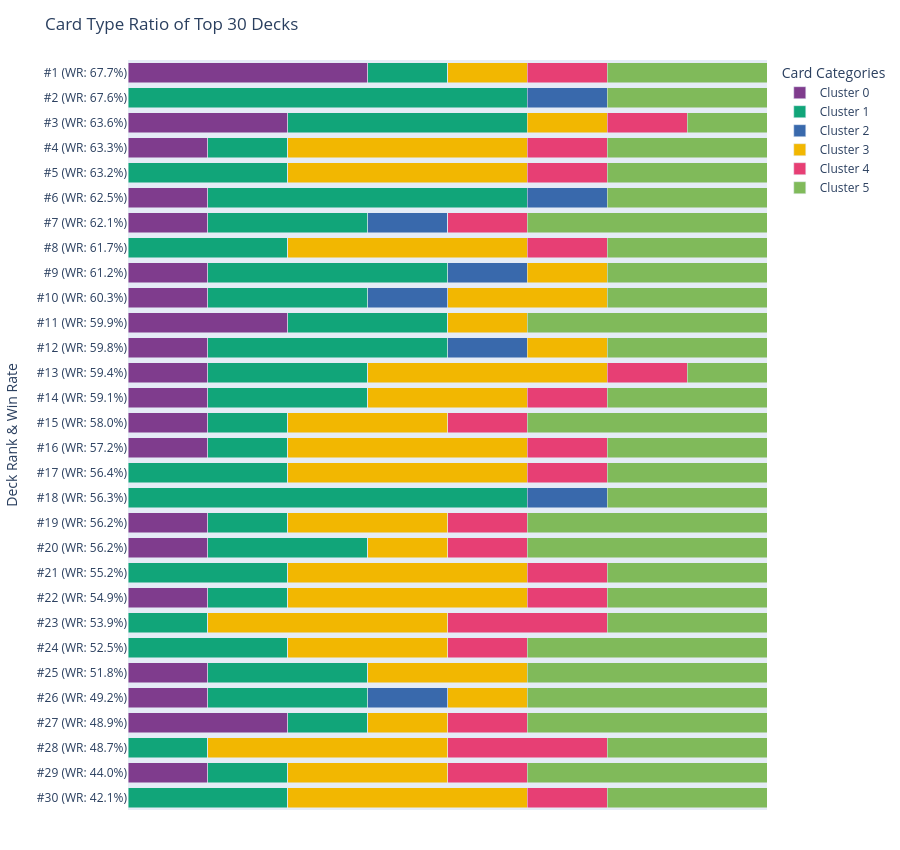

Source (notebook cell):
### Code cell
# Bar Chart of Deck Ratios
card_to_cluster = dict(zip(cards_df['name'], cards_df['Cluster']))
deck_clusters = decks_df.iloc[:, :8].map(lambda x: card_to_cluster.get(x, np.nan))

cluster_counts = deck_clusters.apply(lambda row: row.value_counts(), axis=1).fillna(0).astype(int)
cluster_counts = cluster_counts.reindex(columns=sorted(cluster_counts.columns))
cluster_counts.columns = [f"Cluster {int(c)}" for c in cluster_counts.columns]

cluster_ratios = cluster_counts.div(8)

decks_sorted = decks_df.sort_values(by='Win Rate', ascending=False).reset_index(drop=True)
cluster_ratios['Deck'] = [f"#{i+1} (WR: {row['Win Rate']}%)" for i, row in decks_sorted.iterrows()]

df_long = cluster_ratios.melt(id_vars='Deck', var_name='Cluster', value_name='Ratio')

fig = px.bar(
    df_long, 
    x='Ratio', 
    y='Deck', 
    color='Cluster', 
    orientation='h',
    title='Card Type Ratio of Top 30 Decks',
    labels={'Deck': 'Deck Rank & Win Rate'},
    category_orders={'Deck': cluster_ratios['Deck']} ,
    color_discrete_sequence=px.colors.qualitative.Bold
)

fig.update_layout(
    barmode='stack',
    height=850,
    xaxis=dict(visible=False, range=[0, 1]),
    margin=dict(l=120, r=40, t=60, b=40),
    legend_title_text='Card Categories',
    hovermode='y unified'
)

#fig.write_html('./graphs/card_type_ratio.html')
fig.show()

### Figure 1 — Plotly figure (JSON) as saved in the notebook; plotly's stock layout.template omitted (floating-point values rounded to 4 significant figures)
{"data": [{"hovertemplate": "Cluster=Cluster 0<br>Ratio=%{x}<br>Deck Rank & Win Rate=%{y}<extra></extra>", "legendgroup": "Cluster 0", "marker": {"color": "rgb(127, 60, 141)", "pattern": {"shape": ""}}, "name": "Cluster 0", "orientation": "h", "showlegend": true, "textposition": "auto", "type": "bar", "x": [0.375, 0.0, 0.25, 0.125, 0.0, 0.125, 0.125, 0.0, 0.125, 0.125, 0.25, 0.125, 0.125, 0.125, 0.125, 0.125, 0.0, 0.0, 0.125, 0.125, 0.0, 0.125, 0.0, 0.0, 0.125, 0.125, 0.25, 0.0, 0.125, 0.0], "xaxis": "x", "y": ["#1 (WR: 67.7%)", "#2 (WR: 67.6%)", "#3 (WR: 63.6%)", "#4 (WR: 63.3%)", "#5 (WR: 63.2%)", "#6 (WR: 62.5%)", "#7 (WR: 62.1%)", "#8 (WR: 61.7%)", "#9 (WR: 61.2%)", "#10 (WR: 60.3%)", "#11 (WR: 59.9%)", "#12 (WR: 59.8%)", "#13 (WR: 59.4%)", "#14 (WR: 59.1%)", "#15 (WR: 58.0%)", "#16 (WR: 57.2%)", "#17 (WR: 56.4%)", "#18 (WR: 56.3%)", "#19 (WR: 56.2%)", "#20 (WR: 56.2%)", "#21 (WR: 55.2%)", "#22 (WR: 54.9%)", "#23 (WR: 53.9%)", "#24 (WR: 52.5%)", "#25 (WR: 51.8%)", "#26 (WR: 49.2%)", "#27 (WR: 48.9%)", "#28 (WR: 48.7%)", "#29 (WR: 44.0%)", "#30 (WR: 42.1%)"], "yaxis": "y"}, {"hovertemplate": "Cluster=Cluster 1<br>Ratio=%{x}<br>Deck Rank & Win Rate=%{y}<extra></extra>", "legendgroup": "Cluster 1", "marker": {"color": "rgb(17, 165, 121)", "pattern": {"shape": ""}}, "name": "Cluster 1", "orientation": "h", "showlegend": true, "textposition": "auto", "type": "bar", "x": [0.125, 0.625, 0.375, 0.125, 0.25, 0.5, 0.25, 0.25, 0.375, 0.25, 0.25, 0.375, 0.25, 0.25, 0.125, 0.125, 0.25, 0.625, 0.125, 0.25, 0.25, 0.125, 0.125, 0.25, 0.25, 0.25, 0.125, 0.125, 0.125, 0.25], "xaxis": "x", "y": ["#1 (WR: 67.7%)", "#2 (WR: 67.6%)", "#3 (WR: 63.6%)", "#4 (WR: 63.3%)", "#5 (WR: 63.2%)", "#6 (WR: 62.5%)", "#7 (WR: 62.1%)", "#8 (WR: 61.7%)", "#9 (WR: 61.2%)", "#10 (WR: 60.3%)", "#11 (WR: 59.9%)", "#12 (WR: 59.8%)", "#13 (WR: 59.4%)", "#14 (WR: 59.1%)", "#15 (WR: 58.0%)", "#16 (WR: 57.2%)", "#17 (WR: 56.4%)", "#18 (WR: 56.3%)", "#19 (WR: 56.2%)", "#20 (WR: 56.2%)", "#21 (WR: 55.2%)", "#22 (WR: 54.9%)", "#23 (WR: 53.9%)", "#24 (WR: 52.5%)", "#25 (WR: 51.8%)", "#26 (WR: 49.2%)", "#27 (WR: 48.9%)", "#28 (WR: 48.7%)", "#29 (WR: 44.0%)", "#30 (WR: 42.1%)"], "yaxis": "y"}, {"hovertemplate": "Cluster=Cluster 2<br>Ratio=%{x}<br>Deck Rank & Win Rate=%{y}<extra></extra>", "legendgroup": "Cluster 2", "marker": {"color": "rgb(57, 105, 172)", "pattern": {"shape": ""}}, "name": "Cluster 2", "orientation": "h", "showlegend": true, "textposition": "auto", "type": "bar", "x": [0.0, 0.125, 0.0, 0.0, 0.0, 0.125, 0.125, 0.0, 0.125, 0.125, 0.0, 0.125, 0.0, 0.0, 0.0, 0.0, 0.0, 0.125, 0.0, 0.0, 0.0, 0.0, 0.0, 0.0, 0.0, 0.125, 0.0, 0.0, 0.0, 0.0], "xaxis": "x", "y": ["#1 (WR: 67.7%)", "#2 (WR: 67.6%)", "#3 (WR: 63.6%)", "#4 (WR: 63.3%)", "#5 (WR: 63.2%)", "#6 (WR: 62.5%)", "#7 (WR: 62.1%)", "#8 (WR: 61.7%)", "#9 (WR: 61.2%)", "#10 (WR: 60.3%)", "#11 (WR: 59.9%)", "#12 (WR: 59.8%)", "#13 (WR: 59.4%)", "#14 (WR: 59.1%)", "#15 (WR: 58.0%)", "#16 (WR: 57.2%)", "#17 (WR: 56.4%)", "#18 (WR: 56.3%)", "#19 (WR: 56.2%)", "#20 (WR: 56.2%)", "#21 (WR: 55.2%)", "#22 (WR: 54.9%)", "#23 (WR: 53.9%)", "#24 (WR: 52.5%)", "#25 (WR: 51.8%)", "#26 (WR: 49.2%)", "#27 (WR: 48.9%)", "#28 (WR: 48.7%)", "#29 (WR: 44.0%)", "#30 (WR: 42.1%)"], "yaxis": "y"}, {"hovertemplate": "Cluster=Cluster 3<br>Ratio=%{x}<br>Deck Rank & Win Rate=%{y}<extra></extra>", "legendgroup": "Cluster 3", "marker": {"color": "rgb(242, 183, 1)", "pattern": {"shape": ""}}, "name": "Cluster 3", "orientation": "h", "showlegend": true, "textposition": "auto", "type": "bar", "x": [0.125, 0.0, 0.125, 0.375, 0.375, 0.0, 0.0, 0.375, 0.125, 0.25, 0.125, 0.125, 0.375, 0.25, 0.25, 0.375, 0.375, 0.0, 0.25, 0.125, 0.375, 0.375, 0.375, 0.25, 0.25, 0.125, 0.125, 0.375, 0.25, 0.375], "xaxis": "x", "y": ["#1 (WR: 67.7%)", "#2 (WR: 67.6%)", "#3 (WR: 63.6%)", "#4 (WR: 63.3%)", "#5 (WR: 63.2%)", "#6 (WR: 62.5%)", "#7 (WR: 62.1%)", "#8 (WR: 61.7%)", "#9 (WR: 61.2%)", "#10 (WR: 60.3%)", "#11 (WR: 59.9%)", "#12 (WR: 59.8%)", "#13 (WR: 59.4%)", "#14 (WR: 59.1%)", "#15 (WR: 58.0%)", "#16 (WR: 57.2%)", "#17 (WR: 56.4%)", "#18 (WR: 56.3%)", "#19 (WR: 56.2%)", "#20 (WR: 56.2%)", "#21 (WR: 55.2%)", "#22 (WR: 54.9%)", "#23 (WR: 53.9%)", "#24 (WR: 52.5%)", "#25 (WR: 51.8%)", "#26 (WR: 49.2%)", "#27 (WR: 48.9%)", "#28 (WR: 48.7%)", "#29 (WR: 44.0%)", "#30 (WR: 42.1%)"], "yaxis": "y"}, {"hovertemplate": "Cluster=Cluster 4<br>Ratio=%{x}<br>Deck Rank & Win Rate=%{y}<extra></extra>", "legendgroup": "Cluster 4", "marker": {"color": "rgb(231, 63, 116)", "pattern": {"shape": ""}}, "name": "Cluster 4", "orientation": "h", "showlegend": true, "textposition": "auto", "type": "bar", "x": [0.125, 0.0, 0.125, 0.125, 0.125, 0.0, 0.125, 0.125, 0.0, 0.0, 0.0, 0.0, 0.125, 0.125, 0.125, 0.125, 0.125, 0.0, 0.125, 0.125, 0.125, 0.125, 0.25, 0.125, 0.0, 0.0, 0.125, 0.25, 0.125, 0.125], "xaxis": "x", "y": ["#1 (WR: 67.7%)", "#2 (WR: 67.6%)", "#3 (WR: 63.6%)", "#4 (WR: 63.3%)", "#5 (WR: 63.2%)", "#6 (WR: 62.5%)", "#7 (WR: 62.1%)", "#8 (WR: 61.7%)", "#9 (WR: 61.2%)", "#10 (WR: 60.3%)", "#11 (WR: 59.9%)", "#12 (WR: 59.8%)", "#13 (WR: 59.4%)", "#14 (WR: 59.1%)", "#15 (WR: 58.0%)", "#16 (WR: 57.2%)", "#17 (WR: 56.4%)", "#18 (WR: 56.3%)", "#19 (WR: 56.2%)", "#20 (WR: 56.2%)", "#21 (WR: 55.2%)", "#22 (WR: 54.9%)", "#23 (WR: 53.9%)", "#24 (WR: 52.5%)", "#25 (WR: 51.8%)", "#26 (WR: 49.2%)", "#27 (WR: 48.9%)", "#28 (WR: 48.7%)", "#29 (WR: 44.0%)", "#30 (WR: 42.1%)"], "yaxis": "y"}, {"hovertemplate": "Cluster=Cluster 5<br>Ratio=%{x}<br>Deck Rank & Win Rate=%{y}<extra></extra>", "legendgroup": "Cluster 5", "marker": {"color": "rgb(128, 186, 90)", "pattern": {"shape": ""}}, "name": "Cluster 5", "orientation": "h", "showlegend": true, "textposition": "auto", "type": "bar", "x": [0.25, 0.25, 0.125, 0.25, 0.25, 0.25, 0.375, 0.25, 0.25, 0.25, 0.375, 0.25, 0.125, 0.25, 0.375, 0.25, 0.25, 0.25, 0.375, 0.375, 0.25, 0.25, 0.25, 0.375, 0.375, 0.375, 0.375, 0.25, 0.375, 0.25], "xaxis": "x", "y": ["#1 (WR: 67.7%)", "#2 (WR: 67.6%)", "#3 (WR: 63.6%)", "#4 (WR: 63.3%)", "#5 (WR: 63.2%)", "#6 (WR: 62.5%)", "#7 (WR: 62.1%)", "#8 (WR: 61.7%)", "#9 (WR: 61.2%)", "#10 (WR: 60.3%)", "#11 (WR: 59.9%)", "#12 (WR: 59.8%)", "#13 (WR: 59.4%)", "#14 (WR: 59.1%)", "#15 (WR: 58.0%)", "#16 (WR: 57.2%)", "#17 (WR: 56.4%)", "#18 (WR: 56.3%)", "#19 (WR: 56.2%)", "#20 (WR: 56.2%)", "#21 (WR: 55.2%)", "#22 (WR: 54.9%)", "#23 (WR: 53.9%)", "#24 (WR: 52.5%)", "#25 (WR: 51.8%)", "#26 (WR: 49.2%)", "#27 (WR: 48.9%)", "#28 (WR: 48.7%)", "#29 (WR: 44.0%)", "#30 (WR: 42.1%)"], "yaxis": "y"}], "layout": {"barmode": "stack", "height": 850, "hovermode": "y unified", "legend": {"title": {"text": "Card Categories"}, "tracegroupgap": 0}, "margin": {"b": 40, "l": 120, "r": 40, "t": 60}, "title": {"text": "Card Type Ratio of Top 30 Decks"}, "xaxis": {"anchor": "y", "domain": [0, 1], "range": [0, 1], "title": {"text": "Ratio"}, "visible": false}, "yaxis": {"anchor": "x", "categoryarray": ["#30 (WR: 42.1%)", "#29 (WR: 44.0%)", "#28 (WR: 48.7%)", "#27 (WR: 48.9%)", "#26 (WR: 49.2%)", "#25 (WR: 51.8%)", "#24 (WR: 52.5%)", "#23 (WR: 53.9%)", "#22 (WR: 54.9%)", "#21 (WR: 55.2%)", "#20 (WR: 56.2%)", "#19 (WR: 56.2%)", "#18 (WR: 56.3%)", "#17 (WR: 56.4%)", "#16 (WR: 57.2%)", "#15 (WR: 58.0%)", "#14 (WR: 59.1%)", "#13 (WR: 59.4%)", "#12 (WR: 59.8%)", "#11 (WR: 59.9%)", "#10 (WR: 60.3%)", "#9 (WR: 61.2%)", "#8 (WR: 61.7%)", "#7 (WR: 62.1%)", "#6 (WR: 62.5%)", "#5 (WR: 63.2%)", "#4 (WR: 63.3%)", "#3 (WR: 63.6%)", "#2 (WR: 67.6%)", "#1 (WR: 67.7%)"], "categoryorder": "array", "domain": [0, 1], "title": {"text": "Deck Rank & Win Rate"}}}}
